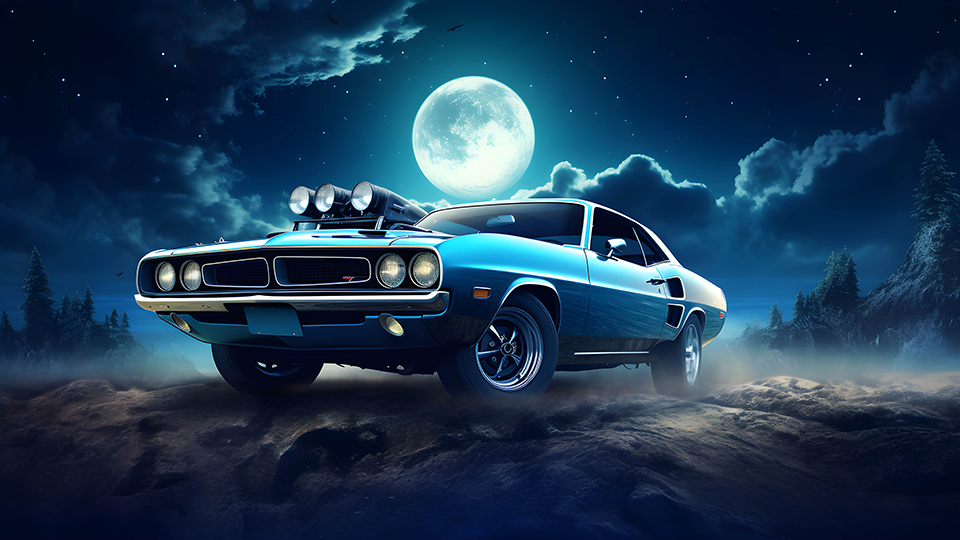
#> input picture Test/car4.jpg, 960 x 540 px
$ jupyter execute jupy-Opencv.ipynb   (shell and % lines are left out)
#> lines starting #> are read from the running program, lines starting #| are printed output that depends on the picture; after the words box and inside, x2 and y2 are one past the last pixel; in counts of white or black regions, pixels touching at a corner belong together
[cell 1]
import cv2

image = cv2.imread("car4.jpg")
#> image is the input picture: shape (540, 960, 3); mean B, G, R 82.7, 56.8, 29.1
print("Image type", type(image))
#| Image type <class 'numpy.ndarray'>
cv2.imshow("Image name", image)
cv2.waitKey(0)

[cell 2]
import matplotlib.pyplot as plt

plt.imshow(image)

[cell 3]
image_rgb = cv2.cvtColor(image, cv2.COLOR_BGR2RGB)
plt.imshow(image_rgb)

[cell 4]
image_gray = cv2.cvtColor(image, cv2.COLOR_BGR2GRAY)
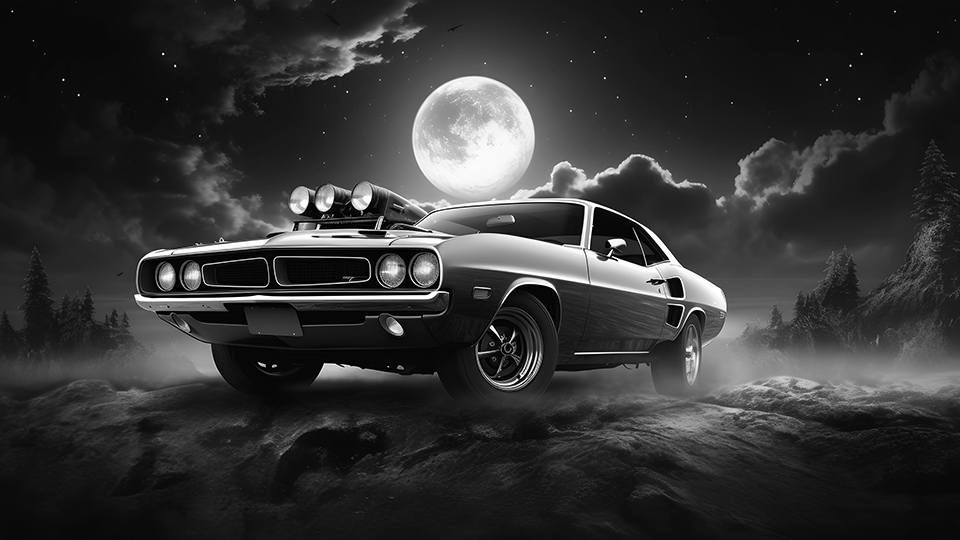
#> image_gray: shape (540, 960); min 0, max 255, mean 51.5
print("image shape", image_gray.shape)
#| image shape (540, 960)
plt.imshow(image_gray, cmap="gray")

[cell 5]
small_image = cv2.resize(image_rgb, (100, 100))
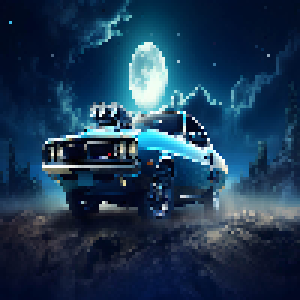
#> small_image: shape (100, 100, 3) (shown 3 times larger); mean R, G, B 29.3, 57.1, 83
plt.imshow(small_image)

[cell 6]
# ksize
ksize = (15, 15)

# Using cv2.blur() method
image_blured = cv2.blur(image_rgb, ksize)
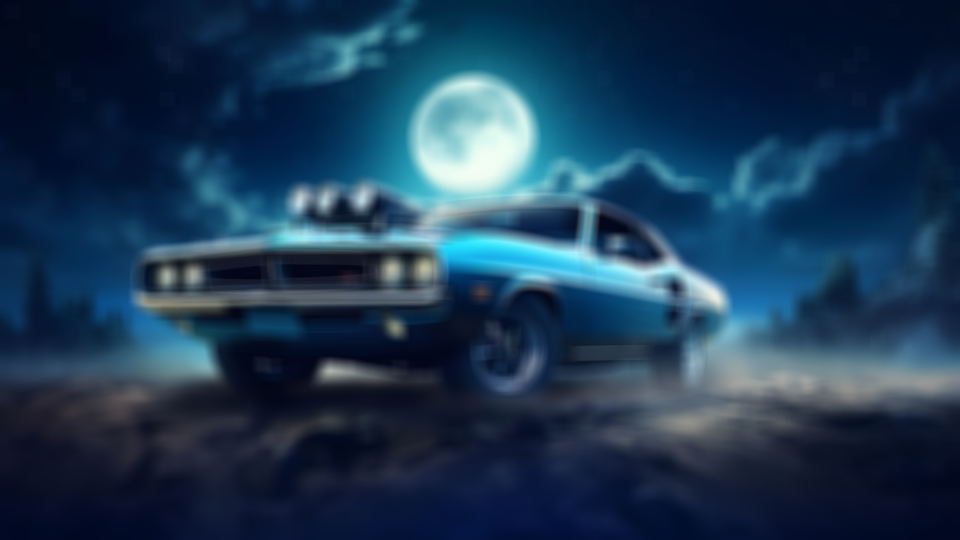
#> image_blured: shape (540, 960, 3); mean R, G, B 29.1, 56.8, 82.7

fig, (ax1, ax2) = plt.subplots(2, 1, figsize = (15, 10))
ax1.imshow(image_rgb)

ax2.imshow(image_blured)
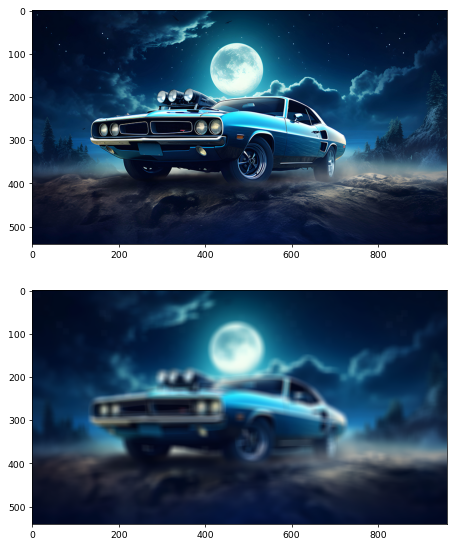
#> figure drawn by matplotlib, 2 panels

[cell 7]
image_edge = cv2.Canny(image_rgb, 125, 175)
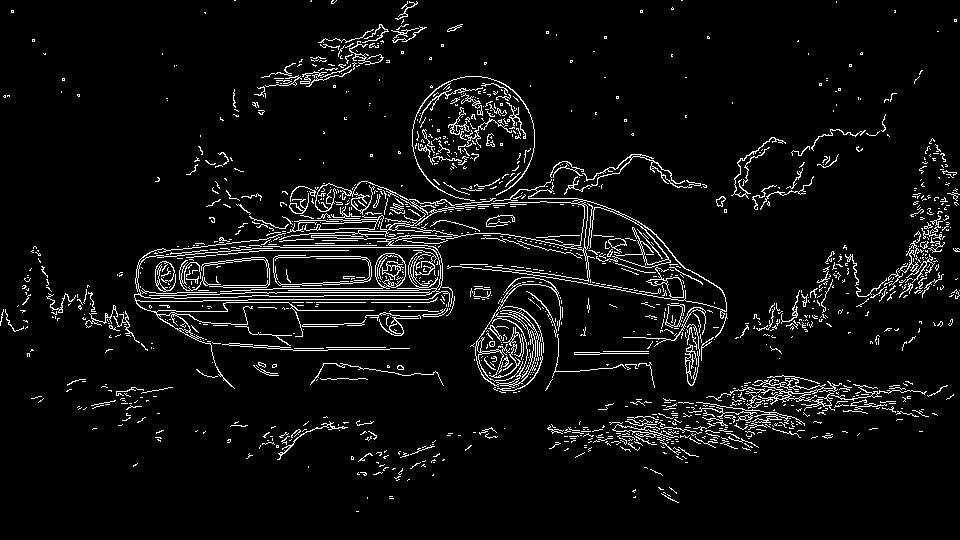
#> image_edge: shape (540, 960); 5.6% white in thin lines or dots
plt.imshow(image_edge)

[cell 8]
import cv2

start_point = (100, 150) # right, down

end_point = (800, 450)

color = (255, 0, 0)

thickness = 5

image_rectangle = cv2.rectangle(image_rgb, start_point, end_point, color, thickness)
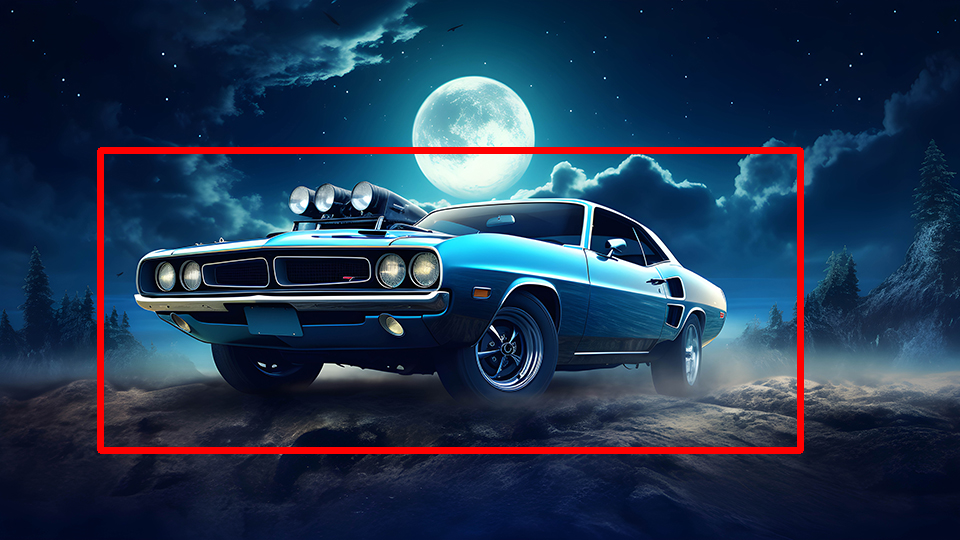
#> image_rectangle: shape (540, 960, 3); mean R, G, B 35, 55.1, 80.3

plt.imshow(image_rectangle)
